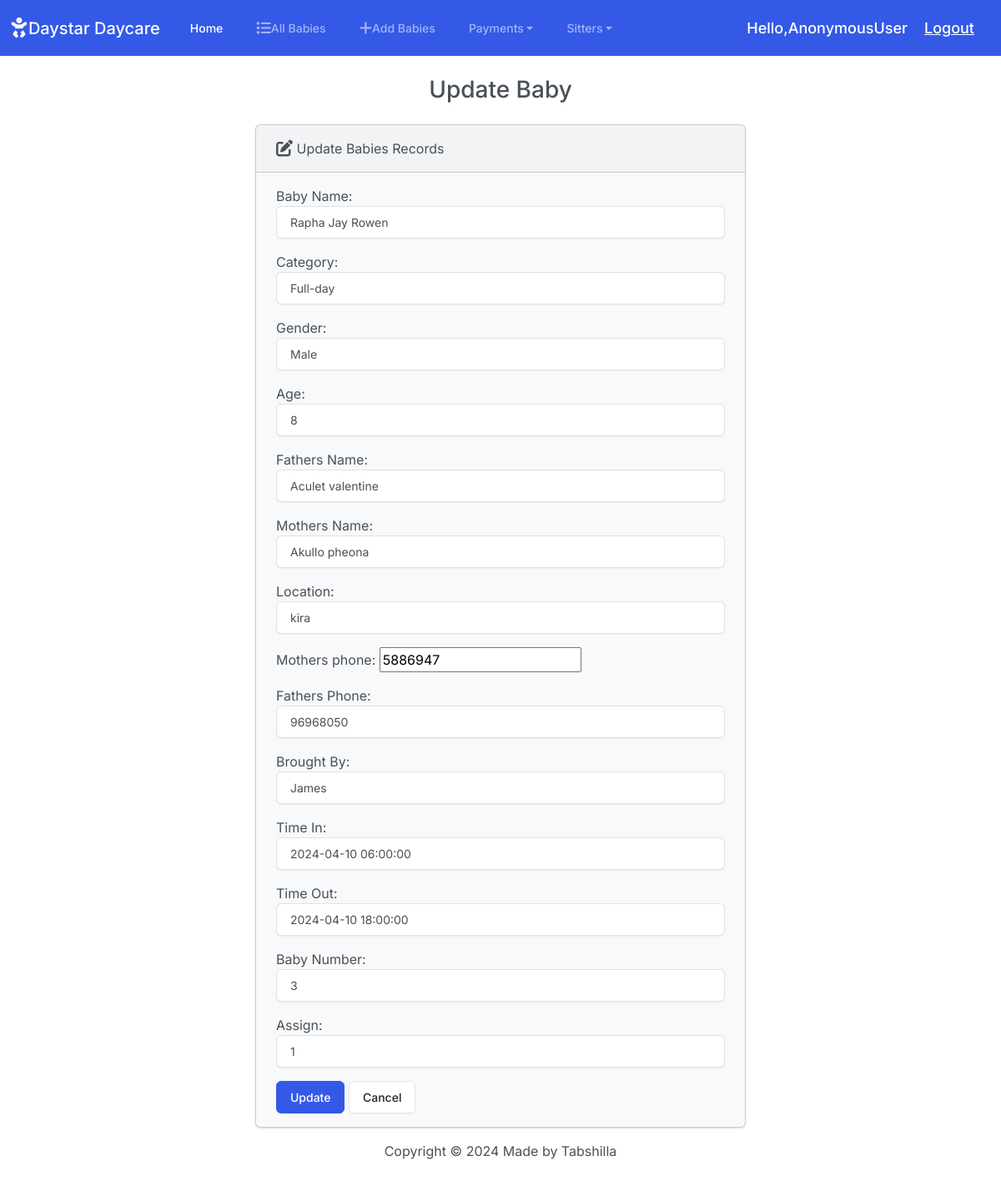
The page /edit/3/ on the database its author committed.
### DaystarApp/models.py (models this page shows, shortened)
class Baby(models.Model):
    GENDER_CHOICES = (
        ('Male', 'Male'),
        ('Female', 'Female'),
    )
    B_name = models.CharField(max_length=200,null=True,blank=True)
    c_stay = models.ForeignKey(Categorystay,on_delete = models.CASCADE,null=True,blank = True)
    Gender = models.CharField(max_length=10, choices=GENDER_CHOICES)
    age = models.IntegerField(null=True,blank=True,default=0)
    fathers_name = models.CharField(max_length= 255, null=True,blank=True)
    mothers_name = models.CharField(max_length= 255,null=True,blank=True)
    location = models.CharField(max_length= 255)
    mothers_phone = models.IntegerField(null= True)
    fathers_phone = models.IntegerField(null= True)
    brought_by = models.CharField(max_length=200, null=True, blank=True)
    timeIn = models.DateTimeField(null=True,blank=True)
    timeOut = models.DateTimeField(null=True,blank=True)
    baby_number = models.PositiveIntegerField()
    assign = models.ForeignKey(Sitter,on_delete=models.CASCADE, null= True, blank=True)

### DaystarApp/views.py (the view)
# urls.py: path('edit/<int:id>/', views.edit, name='edit'),
def edit(request,id):
    if request.method =='POST':
     baby = Baby.objects.get(pk=id)
     form = BabyForm(request.POST, instance=baby)
     if form.is_valid():
        form.save()
        return render(request, 'DaystarApp/edit.html', {
            'form':form,
            'success':True
            })
    else:
        baby = Baby.objects.get(pk=id)
        form = BabyForm(instance=baby)
    return render(request, 'DaystarApp/edit.html',{'form':form})

### DaystarApp/models.py (called while the page is built)
    def __str__(self):
        return self.name

### DaystarApp/templates/DaystarApp/edit.html (shortened to what this page needs)
{% extends "DaystarApp/base.html" %}
{% block body %}
<h3 class="text-center m-4"> Update Baby</h3>
{% if success %}
<div class="alert alert-success" role="alert">
    The Baby is updated successfully
    <a href= "{% url 'index' %}" class="alert-link">Go to Home Page</a>
</div>
{% else %}
   <div class='row justify-content-center'>
    <div class='col-md-6'>
        <div class="card bg-light mb-3">
            <div class="card-header">
                <i class="fa-solid fa-pen-to-square fa-lg"></i>
                Update Babies Records
            </div>
            <div class="card-body">
              <form action="" method="POST">
                {{ form.as_p }}
                <button type="submit" class="btn btn-primary">Update</button>
                <a href="{% url 'index' %}" class="btn btn-secondary">Cancel</a>
              </form>
            </div>
   </div>
{% endif %}
{% endblock  %}

### rows shown on the page
Baby: B_name "Rapha Jay Rowen", c_stay "Full-day", Gender "Male", age "8", fathers_name "Aculet valentine", mothers_name "Akullo pheona", location "kira", mothers_phone "5886947", fathers_phone "96968050", brought_by "James", timeIn "2024-04-10 06:00:00", timeOut "2024-04-10 18:00:00", baby_number "3", assign "1"

### other values the page prints
{{ request.user }} "AnonymousUser"
